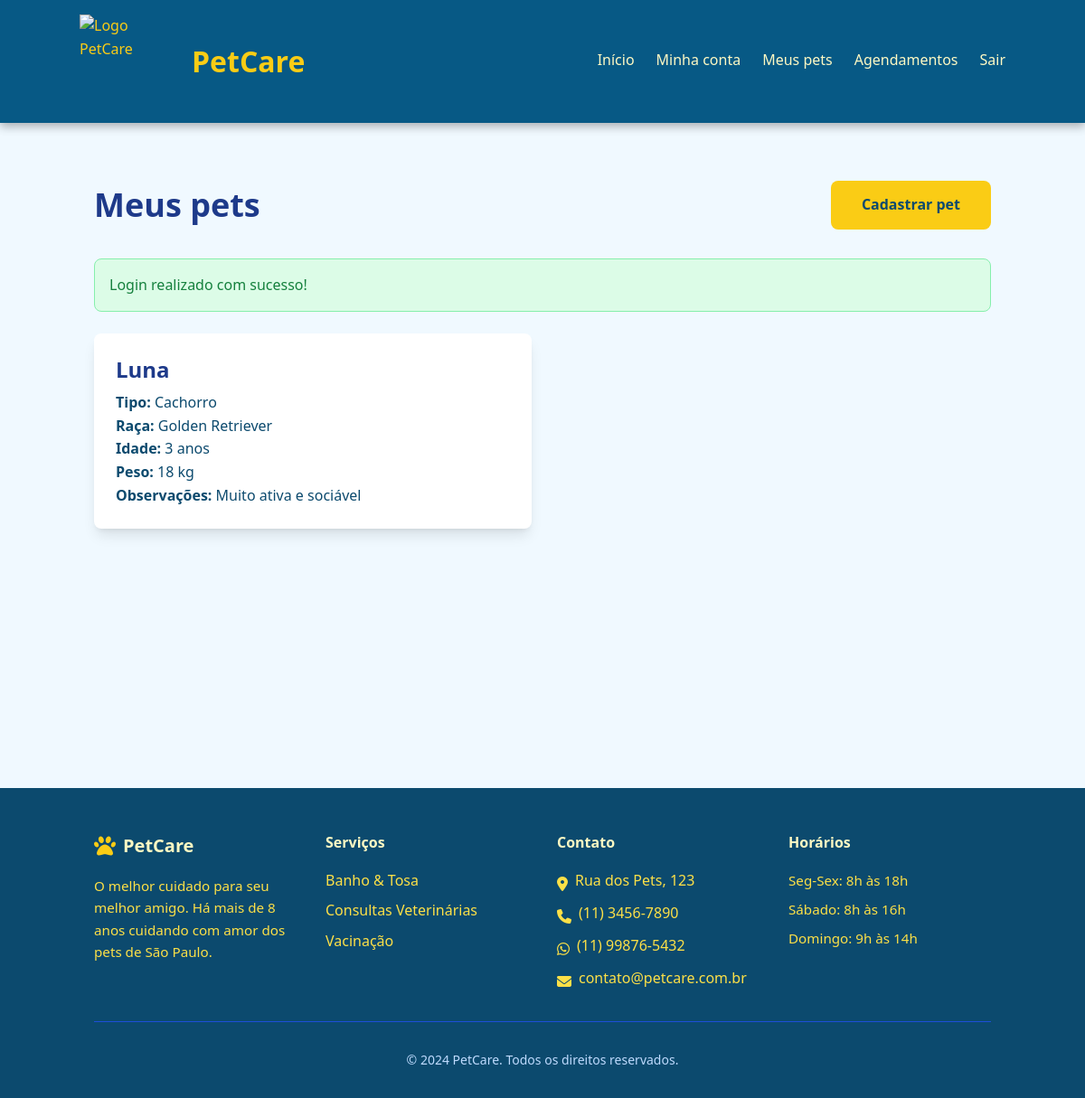
/cliente/pets.php (signed in), run on the app's committed database.
### tables this page shows
CREATE TABLE pets (
    id INT AUTO_INCREMENT PRIMARY KEY,
    cliente_id INT NOT NULL,
    nome VARCHAR(100) NOT NULL,
    tipo VARCHAR(50) NOT NULL,
    raca VARCHAR(80) NULL,
    idade VARCHAR(20) NULL,
    peso VARCHAR(20) NULL,
    observacoes TEXT NULL,
    created_at TIMESTAMP DEFAULT CURRENT_TIMESTAMP,
    updated_at TIMESTAMP NULL DEFAULT NULL ON UPDATE CURRENT_TIMESTAMP,
    CONSTRAINT fk_pets_cliente FOREIGN KEY (cliente_id) REFERENCES clientes(id) ON DELETE CASCADE,
    INDEX idx_pets_cliente (cliente_id)
);

### app/helpers/redirect.php (called while the page is built, shortened)
<?php
function getFlashMessage(): ?array
{
    $flash = $_SESSION['flash'];
    return $flash;
}

### app/helpers/validation.php (called while the page is built, shortened)
<?php
function e(string $value): string
{
    return htmlspecialchars((string) $value, ENT_QUOTES, 'UTF-8');
}

### app/helpers/auth.php (called while the page is built, shortened)
<?php
function userSession(): ?array
{
    return [
        'id' => (int) $_SESSION['usuario_id'],
        'nome' => (string) $_SESSION['usuario_nome'],
        'tipo' => (string) $_SESSION['usuario_tipo'],
        'email' => $_SESSION['usuario_email'] ?? '',
        'cargo' => $_SESSION['usuario_cargo'] ?? null,
    ];
}

### app/models/Cliente.php (called while the page is built, shortened)
<?php
class Cliente
{
    public static function findByUsuarioId(PDO $pdo, int $usuarioId): ?array
    {
        $sql = 'SELECT * FROM clientes WHERE usuario_id = :usuario_id LIMIT 1';
        $stmt = $pdo->prepare($sql);
        $stmt->execute([':usuario_id' => $usuarioId]);
        return $stmt->fetch() ?: null;
    }
}

### app/models/Pet.php (called while the page is built, shortened)
<?php
class Pet
{
    public static function forClient(PDO $pdo, int $clienteId): array
    {
        $sql = 'SELECT * FROM pets WHERE cliente_id = :cliente_id ORDER BY nome ASC';
        $stmt = $pdo->prepare($sql);
        $stmt->execute([':cliente_id' => $clienteId]);
        return $stmt->fetchAll();
    }
}

### public/cliente/pets.php (the view, shortened to what this page needs)
<?php
require_once __DIR__ . '/../../app/bootstrap.php';
require_once __DIR__ . '/../../app/middleware/cliente.php';
$pdo = getPdo();
$usuario = userSession();
$cliente = Cliente::findByUsuarioId($pdo, (int) $usuario['id']);
$pets = $cliente ? Pet::forClient($pdo, (int) $cliente['id']) : [];
require_once __DIR__ . '/../../app/views/components/header.php';
$flash = getFlashMessage();
?>
<section class="page py-16">
    <div class="container">
        <div class="flex justify-between items-center mb-8 gap-4">
            <h1 class="text-4xl font-bold text-blue-900">Meus pets</h1>
            <a href="/cliente/cadastro-pet.php" class="btn btn-primary">Cadastrar pet</a>
        </div>
        <?php if ($flash): ?>
            <div class="alert-info p-4 mb-6 <?= $flash['type'] === 'error' ? 'text-red-700 bg-red-100 border-red-300' : 'text-green-700 bg-green-100 border-green-300' ?>">
                <?= e($flash['message']) ?>
            </div>
        <?php endif; ?>
        <div class="grid md:grid-cols-2 gap-6">
            <?php foreach ($pets as $pet): ?>
                <div class="bg-white p-6 rounded-lg shadow-lg">
                    <h2 class="text-2xl font-bold text-blue-900 mb-2"><?= e($pet['nome']) ?></h2>
                    <p><strong>Tipo:</strong> <?= e($pet['tipo']) ?></p>
                    <p><strong>Raça:</strong> <?= e($pet['raca'] ?? 'Não informado') ?></p>
                    <p><strong>Idade:</strong> <?= e($pet['idade'] ?? 'Não informado') ?></p>
                    <p><strong>Peso:</strong> <?= e($pet['peso'] ?? 'Não informado') ?></p>
                    <p><strong>Observações:</strong> <?= e($pet['observacoes'] ?? 'Sem observações') ?></p>
                </div>
            <?php endforeach; ?>
        </div>
    </div>
</section>
<?php require_once __DIR__ . '/../../app/views/components/footer.php'; ?>

### public/css/style.css (style rules this page uses)
:root { --blue-50: #f0f9ff; --blue-100: #e0f2fe; --blue-200: #bae6fd; --blue-300: #7dd3fc; --blue-400: #38bdf8; --blue-500: #0ea5e9; --blue-600: #0284c7; --blue-700: #0369a1; --blue-800: #075985; --blue-900: #0c4a6e; --yellow-50: #fefce8; --yellow-100: #fef9c3; --yellow-200: #fef08a; --yellow-300: #fde047; --yellow-400: #facc15; --yellow-500: #eab308; background-color: var(--blue-50); color: var(--blue-900); font-family: 'Poppins', ui-sans-serif, system-ui, -apple-system, BlinkMacSystemFont, "Segoe UI", Roboto, "Helvetica Neue", Arial, "Noto Sans", sans-serif; line-height: 1.6; }
html, body { min-height: 100%; }
.container { max-width: 1280px; margin-left: auto; margin-right: auto; padding-left: 1rem; padding-right: 1rem; }
.page { min-height: calc(100vh - 4rem); opacity: 1; transition: opacity 0.5s ease; }
.alert-info { border: 1px solid var(--blue-300); border-radius: 0.5rem; background-color: var(--blue-100); color: var(--blue-800); }
.btn, .btn-full { display: inline-block; text-align: center; cursor: pointer; text-decoration: none; padding: 0.75rem 2rem; border-radius: 0.5rem; font-weight: 600; border: 2px solid transparent; transition: transform 0.2s ease, box-shadow 0.2s ease, opacity 0.2s ease; }
.btn-primary { background-color: var(--yellow-400); color: var(--blue-900); }

### data on the page
pets: nome "Luna", tipo "Cachorro", raca "Golden Retriever", idade "3 anos", peso "18 kg", observacoes "Muito ativa e sociável"

### other printed values
$flash['message'] "Login realizado com sucesso!"
